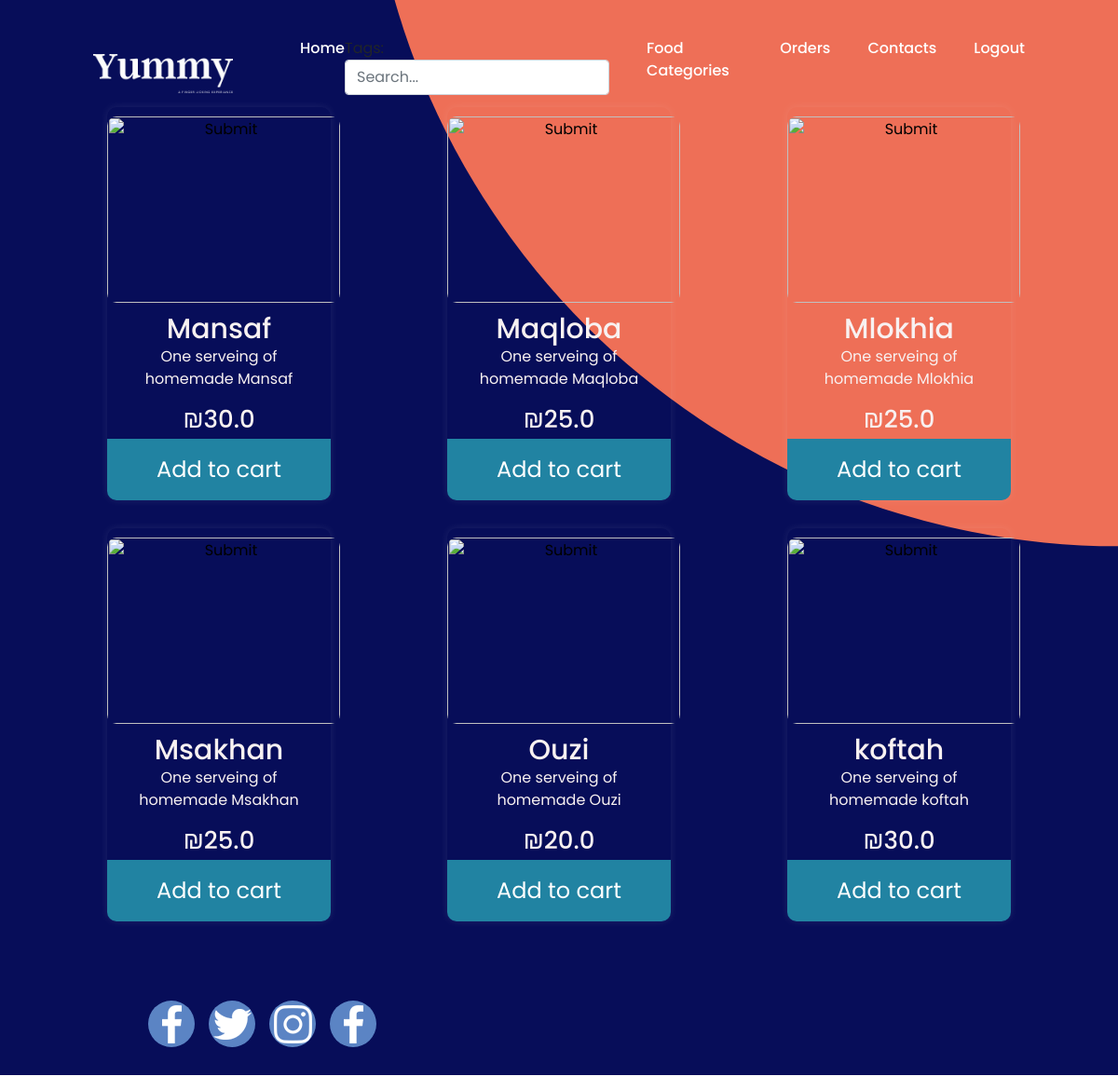
The page /yummy/Traditional on the database as committed earlier.
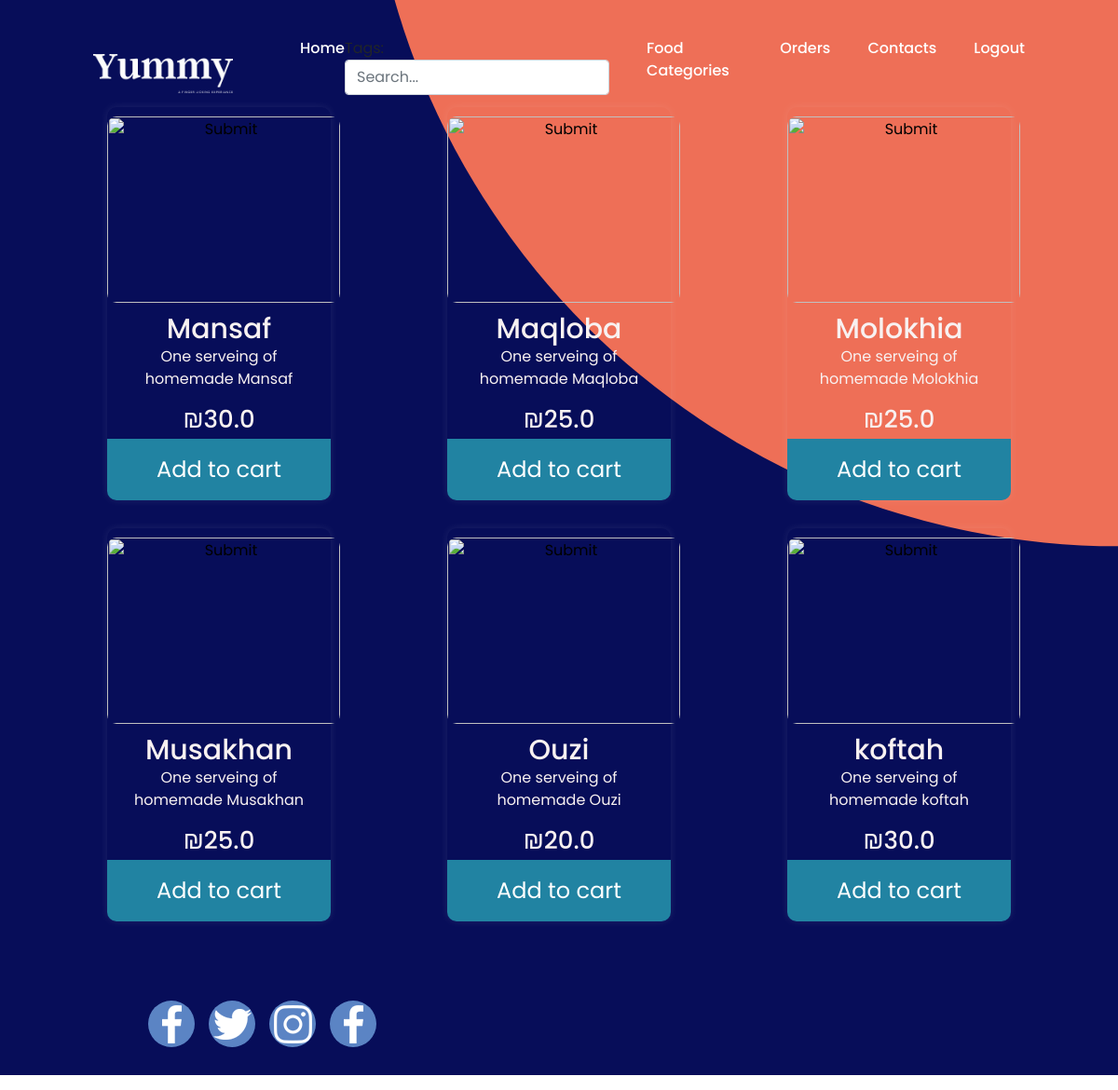
The same page on the database as committed later.
### yummy_app/models.py (models this page shows)
class Dish(models.Model):
    name = models.CharField(max_length=45)
    description = models.CharField(max_length=255)
    price = models.FloatField()
    category = models.ForeignKey(Category, related_name="dishes", on_delete=models.CASCADE)
    image = models.TextField(null=True)
    created_at = models.DateTimeField(auto_now_add=True)
    updated_at = models.DateTimeField(auto_now=True)

### yummy_app/views.py (the view)
# urls.py: path('<category>', views.category),
def category(request, category):
    namelist = []
    for item in models.getCategoryByName(category):
        namelist.append(item.name)
    json_list = json.dumps(namelist)
    context = {
        "categoryName": category,
        "All_Dishes": models.getCategoryByName(category),
        "Number": 3,
        "namelist": json_list,
    }
    return render(request, "categories.html", context)

### yummy_app/models.py (called while the page is built)
def getCategoryByName(category):
    category = Category.objects.get(name=category)
    return category.dishes.all()

### yummy_app/templates/categories.html (shortened to what this page needs)
<!DOCTYPE html>
<html lang="en">
<head>
    <link rel="stylesheet" href="https://unpkg.com/swiper/swiper-bundle.css"/>
    {% load static %}
    <link rel="stylesheet" href="{% static 'css/Categories.css' %}"/>
    <link rel="stylesheet" href="https://cdnjs.cloudflare.com/ajax/libs/font-awesome/4.7.0/css/font-awesome.min.css">
    <link href="https://cdn.jsdelivr.net/npm/bootstrap@5.0.1/dist/css/bootstrap.min.css" rel="stylesheet"
>
</head>
<body>
<section>
    <div class="circle"></div>
    <header>
        <a href="/yummy"> <img src="{% static 'img/categories/logo.png' %}" class="logo"></a>
        <ul class="navigation">
            <li><a href="/yummy">Home</a></li>
            <li>
                <form class="ui-widget">
                    <label for="tags">Tags: </label>
                    <input type="search" id="tags" class="form-control" placeholder="Search..." aria-label="Search">
                </form>
            </li>
            <li><a href="#">Food Categories</a></li>
            <li><a href="#">Orders</a></li>
            <li><a href="#">Contacts</a></li>
            <li><a href="#">Logout</a></li>
        </ul>
    </header>
    <div class="itemsInColumn">
        <div class="content">
            {% for dish in All_Dishes %}
            <div class="item">
                <form action="info/info/{{dish.id}}" method="POST">
                    <input type="image" src="{{dish.image}}" class="itemPicture">
                </form>
                <h3 class="itemTitle">{{dish.name}}</h3>
                <p class="itemDescription">{{dish.description}}</p>
                <h6 class="itemPrice">₪{{dish.price}}</h6>
                <form action="addToCart/{{dish.category.name}}" method="POST">
                    <button class="buy-1">Add to cart</button>
                </form>
            </div>
            {% endfor %}
        </div>
    </div>
</section>
<footer>
    <ul class="sci">
        <ul class="sci">
            <li>
                <a href="#"><img src="{% static 'img/categories/facebook.png' %}"/></a>
            </li>
            <li>
                <a href="#"><img src="{% static 'img/categories/twitter.png' %}"/></a>
            </li>
            <li>
                <a href="#"><img src="{% static 'img/categories/instagram.png' %}"/></a>
            </li>
            <li>
                <a href="#"><img src="{% static 'img/categories/facebook.png' %}"/></a>
            </li>
        </ul>
    </ul>
</footer>
</body>
</html>

### yummy_app/static/css/categories.css (style rules this page uses)
* { margin: 0; padding: 0; box-sizing: border-box; font-family: "Poppins", sans-serif; }
section { position: relative; width: 100%; min-height: 100vh; padding: 100px; display: flex; justify-content: space-between; align-items: center; background: #070d59; }
footer { background: #070d59; }
section .circle { position: absolute; top: 0; left: 0; width: 100%; height: 100%; background: #ee6f57; clip-path: circle(70% at right -20%); }
header { position: absolute; top: 0; left: 0; width: 100%; padding: 40px 100px; display: flex; justify-content: space-between; align-items: center; }
header .logo { position: relative; max-width: 150px; }
header .navigation { position: relative; display: flex; }
header .navigation li { list-style: none; }
header .navigation li a { text-decoration: none; display: inline-block; color: #ffffff; font-weight: 500; margin-left: 40px; }
.content { position: relative; width: 100%; display: flex; justify-content: space-between; align-items: center; flex-wrap: wrap; }
.sci { position: relative; bottom: 15px; left: 40px; display: flex; justify-content: flex-start; align-items: flex-start; width: fit-content; }
.sci li { list-style: none; }
.sci li a { display: inline-block; margin-left: 15px; background: #5b84c4; width: 50px; height: 50px; display: flex; justify-content: center; align-items: center; border-radius: 50%; transition: 0.2s ease-in-out; }
.sci li a img { filter: invert(1); }
.item { width: 24%; margin: 15px; box-sizing: border-box; float: left; text-align: center; border-radius: 10px; border-top-right-radius: 10px; border-bottom-right-radius: 10px; padding-top: 10px; box-shadow: 0 0 10px rgba(255, 255, 255, 0.096); transition: .4s; }
.buy-1 { background-color: #2183a2; text-align: center; font-size: 24px; color: #fff; width: 100%; padding: 15px; border: 0px; outline: none; cursor: pointer; margin-top: 5px; border-bottom-right-radius: 10px; border-bottom-left-radius: 10px; }
.itemPicture { width: 250px; height: 200px; border-radius: 10px; text-align: center; margin: 0 auto; display: block; }
.itemTitle { text-align: center; font-size: 30px; margin: 0; padding-top: 10px; color: #f8f1f1; }
.itemDescription { text-align: center; padding: 0 8px; color: #f8f1f1; }
.itemPrice { font-size: 26px; text-align: center; color: #f8f1f1; margin: 0; }
.itemsInColumn { align-content: center; align-items: center; display: flex; flex-direction: row; flex-wrap: wrap; justify-content: center; }

Rows that differ between the two databases and show on the page:
changed Dish: name "Mlokhia" → "Molokhia"; description "One serveing of homemade Mlokhia" → "One serveing of homemade Molokhia"
changed Dish: name "Msakhan" → "Musakhan"; description "One serveing of homemade Msakhan" → "One serveing of homemade Musakhan"
